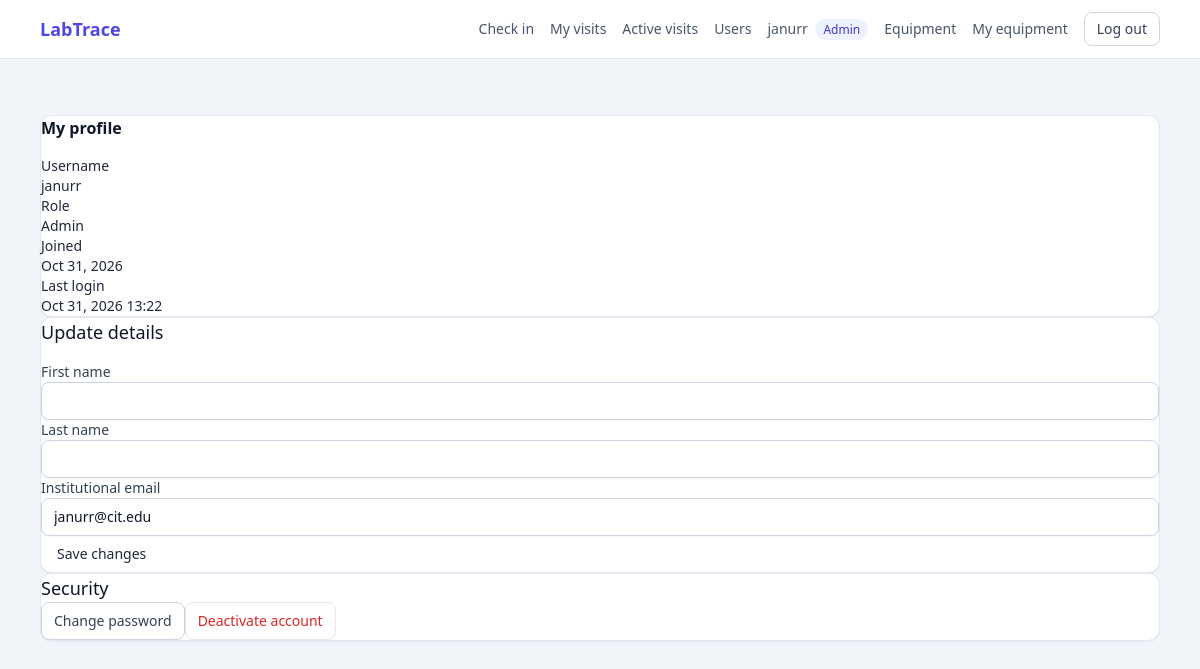
The app's page /users/profile/ (signed in), older data.
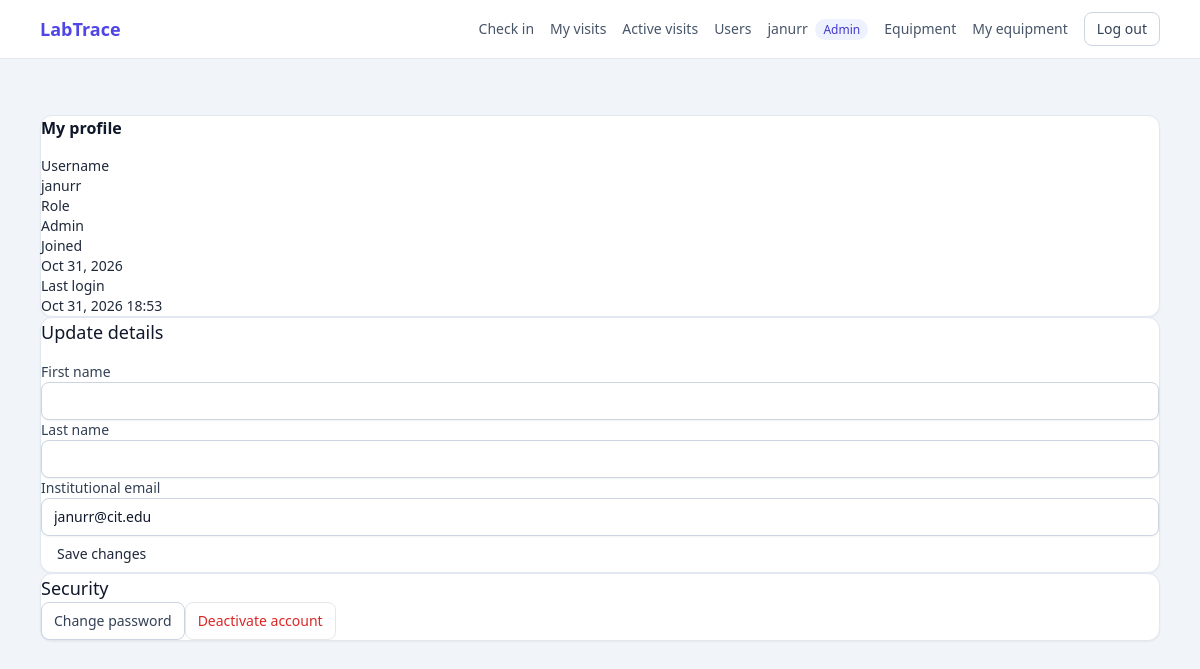
The same page, newer data.
### authentication/models.py (models this page shows, shortened)
class User(AbstractUser):
    class Role(models.TextChoices):
        STUDENT = "STUDENT", "Student"
        INSTRUCTOR = "INSTRUCTOR", "Instructor"
        RESEARCHER = "RESEARCHER", "Researcher"
        ADMIN = "ADMIN", "Admin"
    email = models.EmailField(
        "email address",
        unique=True,
        validators=[validate_institutional_email],
        error_messages={"unique": "A user with this email already exists."},
    )
    role = models.CharField(
        max_length=20,
        choices=Role.choices,
        default=Role.STUDENT,
        db_index=True,
    )
    class Meta:
        ordering = ["username"]
    @property
    def is_admin_role(self):
        return self.role == self.Role.ADMIN
    @property
    def is_staff_role(self):
        return self.role in (self.Role.INSTRUCTOR, self.Role.ADMIN)

### users/views.py (the view)
# urls.py: path("profile/", views.profile_view, name="profile"),
@login_required
def profile_view(request):
    account = User.objects.get(pk=request.user.pk)
    if request.method == "POST":
        form = ProfileUpdateForm(request.POST, instance=account)
        if form.is_valid():
            form.save()
            messages.success(request, "Profile updated.")
            return redirect("users:profile")
    else:
        form = ProfileUpdateForm(instance=account)
    return render(request, "users/profile.html", {"form": form})

### users/forms.py (shortened to what this page needs)
class ProfileUpdateForm(StyledFormMixin, forms.ModelForm):
    class Meta:
        model = User
        fields = ("first_name", "last_name", "email")
    def __init__(self, *args, **kwargs):
        super().__init__(*args, **kwargs)
        self.fields["first_name"].required = True
        self.fields["last_name"].required = True
        self.fields["email"].label = "Institutional email"

### users/templates/users/profile.html (shortened to what this page needs)
{% extends "base.html" %}
{% block content %}
<div class="mx-auto max-w-2xl space-y-6">
  <div class="rounded-xl border border-slate-200 bg-white p-6 shadow-sm">
    <h1 class="text-xl font-bold text-slate-900">My profile</h1>
    <dl class="mt-4 grid grid-cols-1 gap-3 text-sm sm:grid-cols-2">
      <div><dt class="text-slate-500">Username</dt><dd class="font-medium">{{ user.username }}</dd></div>
      <div><dt class="text-slate-500">Role</dt><dd class="font-medium">{{ user.get_role_display }}</dd></div>
      <div><dt class="text-slate-500">Joined</dt><dd class="font-medium">{{ user.date_joined|date:"M d, Y" }}</dd></div>
      <div><dt class="text-slate-500">Last login</dt><dd class="font-medium">{{ user.last_login|date:"M d, Y H:i"|default:"-" }}</dd></div>
    </dl>
  </div>
  <div class="rounded-xl border border-slate-200 bg-white p-6 shadow-sm">
    <h2 class="text-lg font-semibold text-slate-900">Update details</h2>
    <form method="post" novalidate class="mt-4 space-y-4">
      <div class="grid grid-cols-1 gap-4 sm:grid-cols-2">
        {% include "authentication/_field.html" with field=form.first_name %}
        {% include "authentication/_field.html" with field=form.last_name %}
      </div>
      {% include "authentication/_field.html" with field=form.email %}
      <button type="submit" class="rounded-lg bg-indigo-600 px-4 py-2 text-sm font-semibold text-white hover:bg-indigo-700">Save changes</button>
    </form>
  </div>
  <div class="rounded-xl border border-slate-200 bg-white p-6 shadow-sm">
    <h2 class="text-lg font-semibold text-slate-900">Security</h2>
    <div class="mt-3 flex flex-wrap gap-3 text-sm">
      <a href="{% url 'users:password_change' %}" class="rounded-lg border border-slate-300 px-3 py-2 font-medium text-slate-700 hover:bg-slate-50">Change password</a>
      <a href="{% url 'users:deactivate' %}" class="rounded-lg border border-red-300 px-3 py-2 font-medium text-red-600 hover:bg-red-50">Deactivate account</a>
    </div>
  </div>
</div>
{% endblock %}

### templates/base.html (shortened to what this page needs)
{% load static %}
<!DOCTYPE html>
<html lang="en">
<head>
    <link rel="stylesheet" href="{% static 'css/tailwind.css' %}">
</head>
<body class="min-h-screen bg-slate-100 text-slate-800 antialiased">
    {% if user.is_authenticated %}
    <nav class="border-b border-slate-200 bg-white">
        <div class="mx-auto flex max-w-6xl items-center justify-between px-4 py-3">
            <a href="{% url 'dashboard:home' %}" class="text-lg font-bold text-indigo-600">LabTrace</a>
            <div class="flex items-center gap-4 text-sm">
                <a href="{% url 'access_logging:check_in' %}" class="font-medium text-slate-600 hover:text-indigo-600">Check in</a>
                <a href="{% url 'access_logging:my_visits' %}" class="font-medium text-slate-600 hover:text-indigo-600">My visits</a>
                {% if user.is_staff_role %}
                <a href="{% url 'access_logging:active' %}" class="font-medium text-slate-600 hover:text-indigo-600">Active visits</a>
                {% endif %}
                {% if user.is_admin_role %}
                <a href="{% url 'users:manage_list' %}" class="font-medium text-slate-600 hover:text-indigo-600">Users</a>
                {% endif %}
                <a href="{% url 'users:profile' %}" class="text-slate-600 hover:text-indigo-600">
                    {{ user.username }}
                    <span class="ml-1 rounded-full bg-indigo-50 px-2 py-0.5 text-xs font-medium text-indigo-700">{{ user.get_role_display }}</span>
                </a>
                <a href="{% url 'equipment:inventory' %}" class="font-medium text-slate-600 hover:text-indigo-600">Equipment</a>
                <a href="{% url 'equipment:mine' %}" class="font-medium text-slate-600 hover:text-indigo-600">My equipment</a>
                <form method="post" action="{% url 'authentication:logout' %}">
                    <button type="submit" class="rounded-lg border border-slate-300 px-3 py-1.5 font-medium text-slate-700 hover:bg-slate-50">Log out</button>
                </form>
            </div>
        </div>
    </nav>
    {% endif %}
    <main class="mx-auto max-w-6xl px-4 py-8">
        {% block content %}{% endblock %}
    </main>
</body>
</html>

### authentication/templates/authentication/_field.html (shortened to what this page needs)
<div class="field">
  <label for="{{ field.id_for_label }}" class="block text-sm font-medium text-slate-700">{{ field.label }}</label>
  <div class="relative mt-1">
    {{ field }}
  </div>
</div>

Row changes from the older to the newer data that the page shows:
changed User "janurr": last_login "Oct 31, 2026 13:22" → "Oct 31, 2026 18:53"
